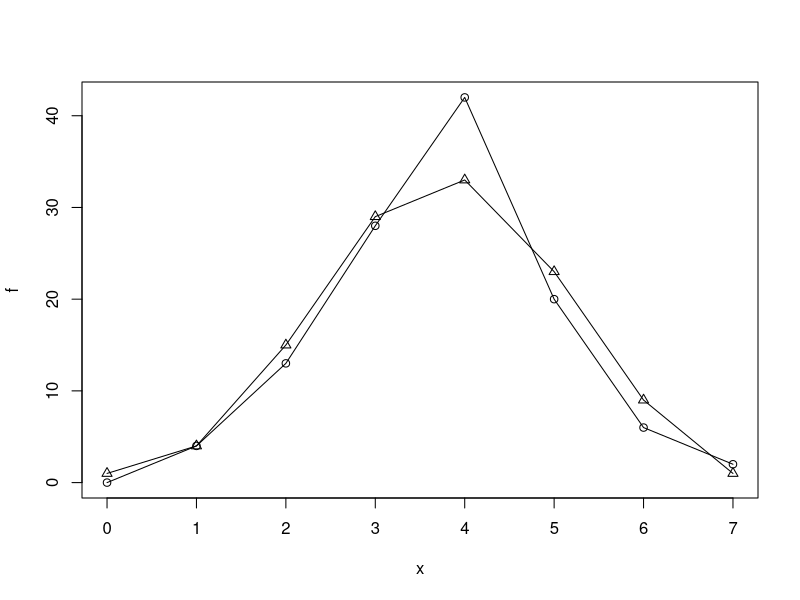

The R source for this figure:
# Fit a binomial distribution for the following data.
x = c(0, 1, 2, 3, 4, 5, 6, 7)
f = c(0, 4, 13, 28, 42, 20, 6, 2)

?Binomial
n = max(x)
N = sum(f)
smean = sum(x*f)/N
sprob = smean/n

px = dbinom(x,n,sprob)
px
px = round(px,6)
ef = round(px*N,0)

dist = data.frame(x,f,ef)
dist

plot(x,f,"o")
points(x,ef,'o',pch=2)

